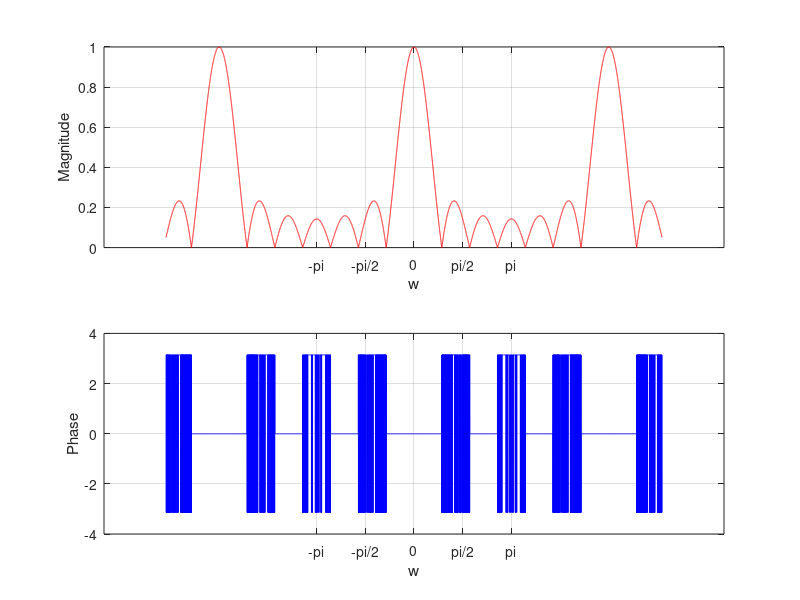

Write MATLAB code to recreate this figure.
% Hossein Simchi, 98443119

m1 = 3;
m2 = 3;
w = [-8:0.001:8];
z = 0;
for n = -m1:m2
z = z + exp(-1*1i*w*n);
end
z = (1/(m1+m2+1)) * z;
x1 = abs(z);
x2 = angle(z);
subplot(211)
plot(w,x1,'r')
set(gca,'XTick',-pi:pi/2:pi)
set(gca,'XTickLabel',{'-pi','-pi/2','0','pi/2','pi'})
grid; xlabel('w'); ylabel('Magnitude');
subplot(212)
plot(w,x2,'b')
set(gca,'XTick',-pi:pi/2:pi)
set(gca,'XTickLabel',{'-pi','-pi/2','0','pi/2','pi'})
grid; xlabel('w'); ylabel('Phase');